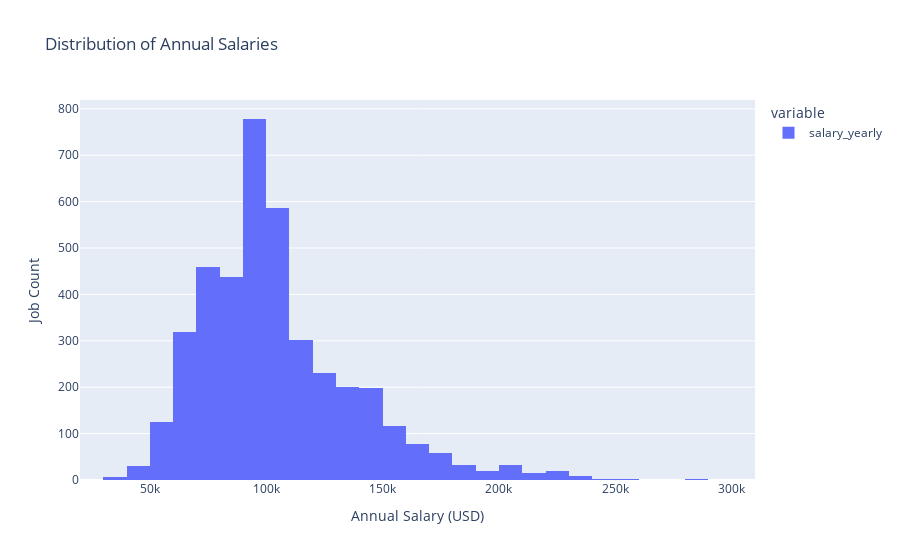

Write notebook code for a chart like this one.
### Code cell
# Distribution of Annual Salaries

df['salary_yearly'] = pd.to_numeric(df['salary_yearly'], errors='coerce')
salary_data = df['salary_yearly'].dropna()
salary_data = salary_data[salary_data < 400000]  # Optional: remove outliers

fig = px.histogram(salary_data, nbins=50,
                   title='Distribution of Annual Salaries',
                   labels={'value': 'Annual Salary (USD)'},
                   color_discrete_sequence=['#636EFA'])

fig.update_layout(xaxis_title='Annual Salary (USD)', yaxis_title='Job Count')
fig.show()

### Figure 1 — Plotly figure (JSON) as saved in the notebook; plotly's stock layout.template omitted (floating-point values rounded to 4 significant figures; data arrays with more than 128 entries replaced by an {"elided": "..."} marker saying what was removed)
{"data": [{"bingroup": "x", "hovertemplate": "variable=salary_yearly<br>Annual Salary (USD)=%{x}<br>count=%{y}<extra></extra>", "legendgroup": "salary_yearly", "marker": {"color": "#636EFA", "pattern": {"shape": ""}}, "name": "salary_yearly", "nbinsx": 50, "orientation": "v", "showlegend": true, "type": "histogram", "x": {"elided": "4065 float values"}, "xaxis": "x", "yaxis": "y"}], "layout": {"barmode": "relative", "legend": {"title": {"text": "variable"}, "tracegroupgap": 0}, "title": {"text": "Distribution of Annual Salaries"}, "xaxis": {"anchor": "y", "domain": [0, 1], "title": {"text": "Annual Salary (USD)"}}, "yaxis": {"anchor": "x", "domain": [0, 1], "title": {"text": "Job Count"}}}}
